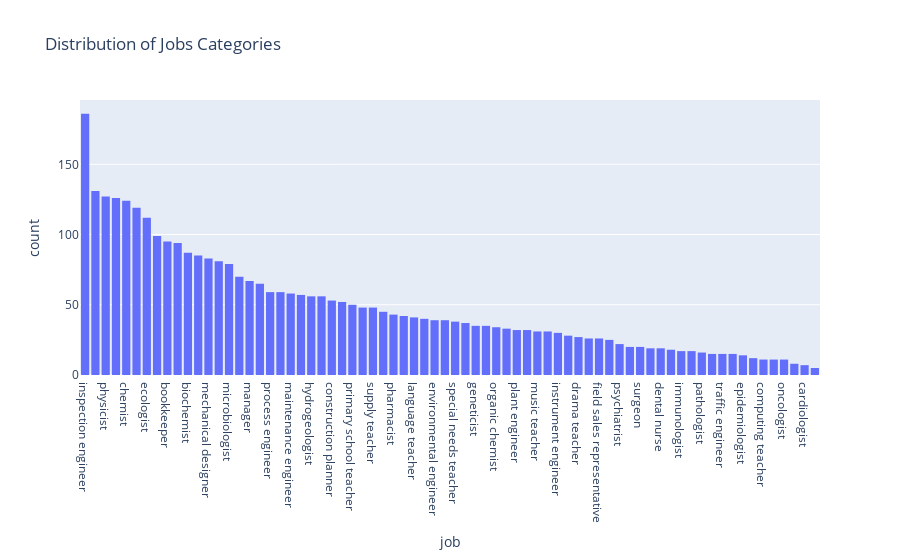

The code cell stored with this chart in its notebook:
### Code cell
fig = px.histogram(
    data_cleaned, x="job", title="Distribution of Jobs Categories"
).update_xaxes(categoryorder="total descending")
fig.show()

### Figure 1 — Plotly figure (JSON) as saved in the notebook; plotly's stock layout.template omitted (floating-point values rounded to 4 significant figures; data arrays with more than 128 entries replaced by an {"elided": "..."} marker saying what was removed)
{"data": [{"alignmentgroup": "True", "bingroup": "x", "hovertemplate": "job=%{x}<br>count=%{y}<extra></extra>", "legendgroup": "", "marker": {"color": "#636efa", "pattern": {"shape": ""}}, "name": "", "offsetgroup": "", "orientation": "v", "showlegend": false, "type": "histogram", "x": {"elided": "3507 str values"}, "xaxis": "x", "yaxis": "y"}], "layout": {"autosize": true, "barmode": "relative", "legend": {"tracegroupgap": 0}, "title": {"text": "Distribution of Jobs Categories"}, "xaxis": {"anchor": "y", "autorange": true, "categoryorder": "total descending", "domain": [0, 1], "range": [-0.5, 71.5], "title": {"text": "job"}, "type": "category"}, "yaxis": {"anchor": "x", "autorange": true, "domain": [0, 1], "range": [0, 195.8], "title": {"text": "count"}}}}
